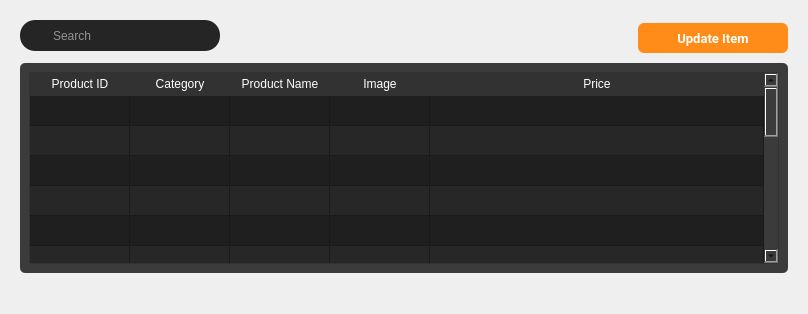
         <widget class="QWidget" name="update_product">
          <layout class="QGridLayout" name="gridLayout_14">
           <item row="0" column="0">
            <widget class="QWidget" name="widget_36" native="true">
             <layout class="QGridLayout" name="gridLayout_9">
              <property name="bottomMargin">
               <number>30</number>
              </property>
              <item row="0" column="0">
               <widget class="QWidget" name="widget_38" native="true">
                <layout class="QHBoxLayout" name="horizontalLayout_11">
                 <property name="spacing">
                  <number>0</number>
                 </property>
                 <property name="leftMargin">
                  <number>0</number>
                 </property>
                 <property name="topMargin">
                  <number>0</number>
                 </property>
                 <property name="rightMargin">
                  <number>0</number>
                 </property>
                 <property name="bottomMargin">
                  <number>6</number>
                 </property>
                 <item alignment="Qt::AlignmentFlag::AlignLeft|Qt::AlignmentFlag::AlignTop">
                  <widget class="QWidget" name="search_frame_2" native="true">
                   <property name="minimumSize">
                    <size>
                     <width>200</width>
                     <height>0</height>
                    </size>
                   </property>
                   <property name="styleSheet">
                    <string notr="true">#search_frame_2{

	border-radius: 15px;
	background-color:#252525;
}
#search_frame_2 QPushButton{
	
	padding: 5px 5px;
	border-radius:5px;

	
}
#search_frame_2 QLineEdit{
	border: none;
	color: white;

}

#seach_frame_2 QPushButton::pressed {

	padding-left:10px;

}
</string>
                   </property>
                   <layout class="QVBoxLayout" name="verticalLayout_15">
                    <property name="leftMargin">
                     <number>2</number>
                    </property>
                    <property name="topMargin">
                     <number>2</number>
                    </property>
                    <property name="rightMargin">
                     <number>2</number>
                    </property>
                    <property name="bottomMargin">
                     <number>2</number>
                    </property>
                    <item>
                     <layout class="QHBoxLayout" name="horizontalLayout_12">
                      <property name="spacing">
                       <number>2</number>
                      </property>
                      <property name="leftMargin">
                       <number>2</number>
                      </property>
                      <property name="topMargin">
                       <number>2</number>
                      </property>
                      <property name="rightMargin">
                       <number>2</number>
                      </property>
                      <item>
                       <widget class="QPushButton" name="pushButton_16">
                        <property name="minimumSize">
                         <size>
                          <width>25</width>
                          <height>25</height>
                         </size>
                        </property>
                        <property name="maximumSize">
                         <size>
                          <width>25</width>
                          <height>25</height>
                         </size>
                        </property>
                        <property name="font">
                         <font>
                          <family>Roboto</family>
                          <pointsize>10</pointsize>
                          <bold>true</bold>
                         </font>
                        </property>
                        <property name="styleSheet">
                         <string notr="true">background-color: none;
border-radius:15px;
</string>
                        </property>
                        <property name="text">
                         <string/>
                        </property>
                        <property name="icon">
                         <iconset>
                          <normaloff>:/iCons/icons/icons8-search-26.png</normaloff>:/iCons/icons/icons8-search-26.png</iconset>
                        </property>
                       </widget>
                      </item>
                      <item>
                       <widget class="QLineEdit" name="lineEdit_4">
                        <property name="styleSheet">
                         <string notr="true">background-color: rgb(37, 37, 37);</string>
                        </property>
                        <property name="placeholderText">
                         <string>Search</string>
                        </property>
                       </widget>
                      </item>
                     </layout>
                    </item>
                   </layout>
                  </widget>
                 </item>
                 <item>
                  <spacer name="horizontalSpacer_4">
                   <property name="orientation">
                    <enum>Qt::Orientation::Horizontal</enum>
                   </property>
                   <property name="sizeHint" stdset="0">
                    <size>
                     <width>418</width>
                     <height>20</height>
                    </size>
                   </property>
                  </spacer>
                 </item>
                 <item>
                  <widget class="QPushButton" name="update_prod_button">
                   <property name="minimumSize">
                    <size>
                     <width>150</width>
                     <height>30</height>
                    </size>
                   </property>
                   <property name="maximumSize">
                    <size>
                     <width>150</width>
                     <height>25</height>
                    </size>
                   </property>
                   <property name="font">
                    <font>
                     <family>Roboto</family>
                     <pointsize>10</pointsize>
                     <bold>true</bold>
                    </font>
                   </property>
                   <property name="styleSheet">
                    <string notr="true">QPushButton {
    padding: 6px 14px;
    font-family: &quot;Roboto&quot;, sans-serif;
    border-radius: 6px;
    border: none;
    color: white;
    background: #FF8C18;
    box-shadow: 0px 0.5px 1.5px rgba(54, 122, 246, 0.25), inset 0px 0.8px 0px -0.25px rgba(255, 255, 255, 0.2);
    user-select: none;
    -webkit-user-select: none;
    touch-action: manipulation;
    transition: background-color 0.2s, box-shadow 0.2s; 
}
QPushButton::pressed {
    background-color: #B7B7B7;
    box-shadow: 0px 1px 2px rgba(0, 0, 0, 0.5) inset;
	color:black;
}
QPushButton:hover {
    background-color: #FFA54E; 
}</string>
                   </property>
                   <property name="text">
                    <string>Update Item</string>
                   </property>
                  </widget>
                 </item>
                </layout>
               </widget>
              </item>
              <item row="1" column="0">
               <widget class="QWidget" name="widget_39" native="true">
                <property name="sizePolicy">
                 <sizepolicy hsizetype="Preferred" vsizetype="Expanding">
                  <horstretch>0</horstretch>
                  <verstretch>0</verstretch>
                 </sizepolicy>
                </property>
                <property name="styleSheet">
                 <string notr="true">background-color: rgb(59, 59, 59);
border-radius:5px;
</string>
                </property>
                <layout class="QVBoxLayout" name="verticalLayout_16">
                 <item>
                  <widget class="QTableWidget" name="product_table_2">
                   <property name="sizePolicy">
                    <sizepolicy hsizetype="Expanding" vsizetype="Expanding">
                     <horstretch>50</horstretch>
                     <verstretch>0</verstretch>
                    </sizepolicy>
                   </property>
                   <property name="styleSheet">
                    <string notr="true">QTableWidget {
    background-color: #1F1F1F;
    border-radius: 3px;
    border: 1px solid rgb(50, 50, 50);
}

QTableWidget::section {
    border: none;
    border-bottom: 1px solid #d0c6ff;
    text-align: center; /* Set text alignment to center */
    padding: 3px 5px;
}

QHeaderView::section {
    background-color: rgb(50, 50, 50);
    color: white;
    border: none;
    border-bottom: 1px solid rgb(50, 50, 50);
    text-align: center; /* Set text alignment to center */
    padding: 2px 4px;
}

QTableView::item {
    color: white;
    padding: 5px;
    text-align: center; /* Set text alignment to center */
}

QTableView::item:alternate {
    background-color: #272727; 
}

QScrollBar:vertical {
    border: none;
    background: #3B3B3B;
    width: 10px;
    margin: 0px 0px 0px 0px;
}

QScrollBar::handle:vertical {
    background-color: #606060;
    min-height: 20px;
    border-radius: 5px;
}

QScrollBar::add-line:vertical,
QScrollBar::sub-line:vertical {
    border: none;
    background: none;
}

QScrollBar::add-page:vertical,
QScrollBar::sub-page:vertical {
    background: none;
}

QScrollBar:hover {
    opacity: 0.7;
}
</string>
                   </property>
                   <property name="alternatingRowColors">
                    <bool>true</bool>
                   </property>
                   <property name="sortingEnabled">
                    <bool>true</bool>
                   </property>
                   <attribute name="horizontalHeaderCascadingSectionResizes">
                    <bool>true</bool>
                   </attribute>
                   <attribute name="horizontalHeaderStretchLastSection">
                    <bool>true</bool>
                   </attribute>
                   <attribute name="verticalHeaderVisible">
                    <bool>false</bool>
                   </attribute>
                   <attribute name="verticalHeaderStretchLastSection">
                    <bool>true</bool>
                   </attribute>
                   <row>
                    <property name="text">
                     <string/>
                    </property>
                   </row>
                   <row>
                    <property name="text">
                     <string/>
                    </property>
                   </row>
                   <row>
                    <property name="text">
                     <string/>
                    </property>
                   </row>
                   <row>
                    <property name="text">
                     <string/>
                    </property>
                   </row>
                   <row>
                    <property name="text">
                     <string/>
                    </property>
                   </row>
                   <row>
                    <property name="text">
                     <string/>
                    </property>
                   </row>
                   <row>
                    <property name="text">
                     <string/>
                    </property>
                   </row>
                   <row>
                    <property name="text">
                     <string/>
                    </property>
                   </row>
                   <row>
                    <property name="text">
                     <string/>
                    </property>
                   </row>
                   <row>
                    <property name="text">
                     <string/>
                    </property>
                   </row>
                   <row>
                    <property name="text">
                     <string/>
                    </property>
                   </row>
                   <row>
                    <property name="text">
                     <string/>
                    </property>
                   </row>
                   <row>
                    <property name="text">
                     <string/>
                    </property>
                   </row>
                   <row>
                    <property name="text">
                     <string/>
                    </property>
                   </row>
                   <row>
                    <property name="text">
                     <string/>
                    </property>
                   </row>
                   <row>
                    <property name="text">
                     <string/>
                    </property>
                   </row>
                   <column>
                    <property name="text">
                     <string>Product ID</string>
                    </property>
                   </column>
                   <column>
                    <property name="text">
                     <string>Category</string>
                    </property>
                   </column>
                   <column>
                    <property name="text">
                     <string>Product Name</string>
                    </property>
                   </column>
                   <column>
                    <property name="text">
                     <string>Image</string>
                    </property>
                   </column>
                   <column>
                    <property name="text">
                     <string>Price</string>
                    </property>
                   </column>
                  </widget>
                 </item>
                </layout>
               </widget>
              </item>
             </layout>
            </widget>
           </item>
          </layout>
         </widget>
